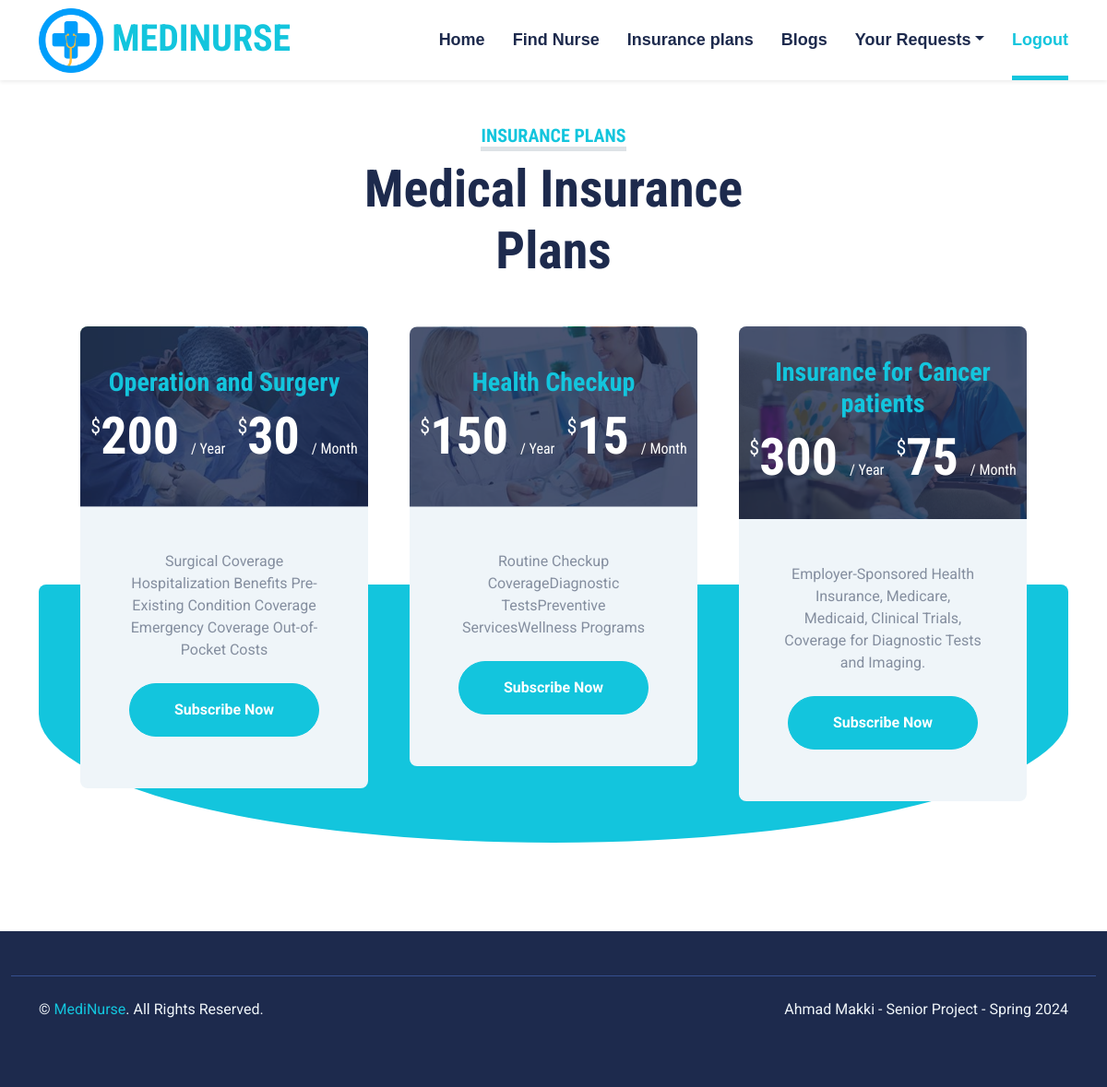
/patients/insurance-plans.php, run on the app's committed database.
### tables this page shows
CREATE TABLE IF NOT EXISTS `insurance_plans` (
  `planID` int(11) NOT NULL AUTO_INCREMENT,
  `name` varchar(100) NOT NULL,
  `description` text NOT NULL,
  `image` varchar(100) NOT NULL,
  `yearly_price` int(11) NOT NULL,
  `monthly_price` int(11) NOT NULL,
  PRIMARY KEY (`planID`)
);

### patients/insurance-plans.php (the view)
<?php include "head.php"; ?>
<body>
<?php include "navbar.php"; ?>
<div class="container-fluid py-5">
        <div class="container">
            <div class="text-center mx-auto mb-5" style="max-width: 500px;">
                <h5 class="d-inline-block text-primary text-uppercase border-bottom border-5">Insurance Plans</h5>
                <h1 class="display-4">Medical Insurance Plans</h1>
            </div>
            <div class="owl-carousel price-carousel position-relative" style="padding: 0 45px 45px 45px;">
<?php
$result = mysqli_query($con,"SELECT * FROM insurance_plans");
if(mysqli_num_rows($result)>0){
while($row = mysqli_fetch_array($result)){
?>
                <div class="bg-light rounded text-center">
                    <div class="position-relative">
                        <img class="img-fluid rounded-top" src="../insurance-img/<?php echo $row['image'] ?>" alt="">
                        <div class="position-absolute w-100 h-100 top-50 start-50 translate-middle rounded-top d-flex flex-column align-items-center justify-content-center" style="background: rgba(29, 42, 77, .8);">
                            <h3 class="text-primary"><?php echo $row['name'] ?></h3>
                            <h1 class="display-4 text-white mb-0">
                                <small class="align-top fw-normal" style="font-size: 22px; line-height: 45px;">$</small><?php echo $row['yearly_price'] ?>
                                <small class="align-bottom fw-normal" style="font-size: 16px; line-height: 40px;">/ Year</small>
                                <small class="align-top fw-normal" style="font-size: 22px; line-height: 45px;">$</small><?php echo $row['monthly_price'] ?>
                                <small class="align-bottom fw-normal" style="font-size: 16px; line-height: 40px;">/ Month</small>
                            </h1>
                        </div>
                    </div>
                    <div class="text-center p-5">
                        <p><?php echo $row['description'] ?></p>
                        <a href="subscribe.php?id=<?php echo $row['planID'] ?>" class="btn btn-primary rounded-pill py-3 px-5 my-2">Subscribe Now</a>
                    </div>
                </div>
                <?php }} else { echo "No plans found! "; } ?>
            </div>
        </div>
    </div>
    <?php include "footer.php"; ?>

### patients/head.php (shortened to what this page needs)
<!DOCTYPE html>
<html lang="en">
<head>
    <link href="https://cdnjs.cloudflare.com/ajax/libs/font-awesome/5.15.0/css/all.min.css" rel="stylesheet">
    <link href="https://cdn.jsdelivr.net/npm/bootstrap-icons@1.4.1/font/bootstrap-icons.css" rel="stylesheet">
    <link href="../lib/owlcarousel/assets/owl.carousel.min.css" rel="stylesheet">
    <link href="../lib/tempusdominus/css/tempusdominus-bootstrap-4.min.css" rel="stylesheet" />
    <link href="../css/bootstrap.min.css" rel="stylesheet">
    <link href="../css/style.css" rel="stylesheet">
</head>

### patients/navbar.php (shortened to what this page needs)
<div class="container-fluid sticky-top bg-white shadow-sm">
    <div class="container">
        <nav class="navbar navbar-expand-lg bg-white navbar-light py-3 py-lg-0">
            <a href="index.html" class="navbar-brand">
                <h1 class="m-0 text-uppercase text-primary">
                <img src="../img/logo.png" style="width:70px;height:70px"/> MediNurse</h1>
            </a>
            <div class="collapse navbar-collapse" id="navbarCollapse">
                <div class="navbar-nav ms-auto py-0">
                    <a href="home.php" class="nav-item nav-link">Home</a>
                    <a href="nurses.php" class="nav-item nav-link">Find Nurse</a>
                    <a href="insurance-plans.php" class="nav-item nav-link">Insurance plans</a>
                    <a href="blogs.php" class="nav-item nav-link">Blogs</a>
                    <div class="nav-item dropdown">
                        <a href="#" class="nav-link dropdown-toggle" data-bs-toggle="dropdown">Your Requests</a>
                    </div>
                    <a href="logout.php" class="nav-item nav-link active">Logout</a>
                </div>
            </div>
        </nav>
    </div>
</div>

### patients/footer.php (shortened to what this page needs)
        <div class="container-fluid bg-dark text-light mt-5 py-5">
    <div class="container-fluid bg-dark text-light border-top border-secondary py-4">
        <div class="container">
            <div class="row g-5">
                <div class="col-md-6 text-center text-md-start">
                    <p class="mb-md-0">&copy; <a class="text-primary" href="index.php">MediNurse</a>. All Rights Reserved.</p>
                </div>
                <div class="col-md-6 text-center text-md-end">
                    <p class="mb-0">Ahmad Makki - Senior Project - Spring 2024</p>
                </div>
            </div>
        </div>
    </div>
</body>
</html>

### css/style.css (style rules this page uses)
:root { --primary: #13C5DD; --secondary: #354F8E; --light: #EFF5F9; --dark: #1D2A4D; }
.btn { font-weight: 700; transition: .5s; }
.btn-primary { color: #FFFFFF; }
.navbar-light .navbar-nav .nav-link { font-family: 'Jost', sans-serif; position: relative; margin-left: 30px; padding: 30px 0; font-size: 18px; font-weight: 700; color: var(--dark); outline: none; transition: .5s; }
.navbar-light .navbar-nav .nav-link:hover, .navbar-light .navbar-nav .nav-link.active { color: var(--primary); }
@media (min-width: 992px) { .navbar-light .navbar-nav .nav-link::before { position: absolute; content: ""; width: 0; height: 5px; bottom: 0; left: 50%; background: var(--primary); transition: .5s; } }
@media (min-width: 992px) { .navbar-light .navbar-nav .nav-link:hover::before, .navbar-light .navbar-nav .nav-link.active::before { width: 100%; left: 0; } }
.price-carousel::after { position: absolute; content: ""; width: 100%; height: 50%; bottom: 0; left: 0; background: var(--primary); border-radius: 8px 8px 50% 50%; z-index: -1; }

### data on the page
insurance_plans: image (picture), name "Operation and Surgery", yearly_price "200", monthly_price "30", description "Surgical Coverage Hospitalization Benefits Pre-Existing Condition Coverage Emergency Coverage Out-of-Pocket Costs"
insurance_plans: image (picture), name "Health Checkup", yearly_price "150", monthly_price "15", description "Routine Checkup CoverageDiagnostic TestsPreventive ServicesWellness Programs"
insurance_plans: image (picture), name "Insurance for Cancer patients", yearly_price "300", monthly_price "75", description "Employer-Sponsored Health Insurance, Medicare, Medicaid, Clinical Trials, Coverage for Diagnostic Tests and Imaging."
